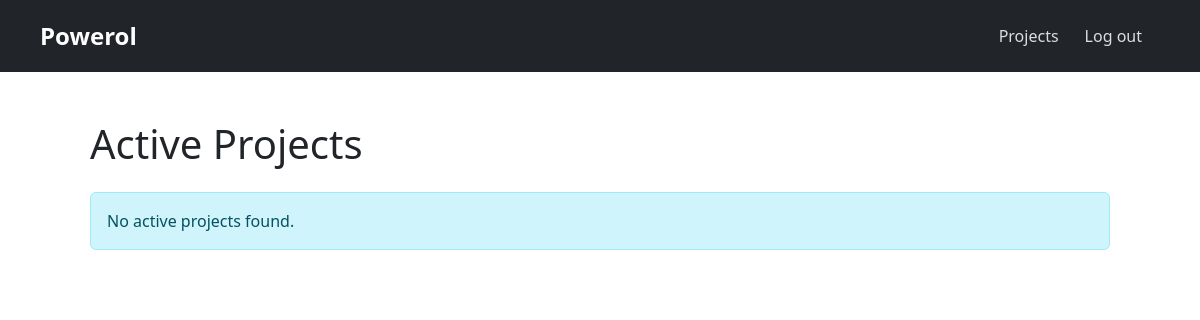
Before: /active_projects.php (signed in) with the older database file.
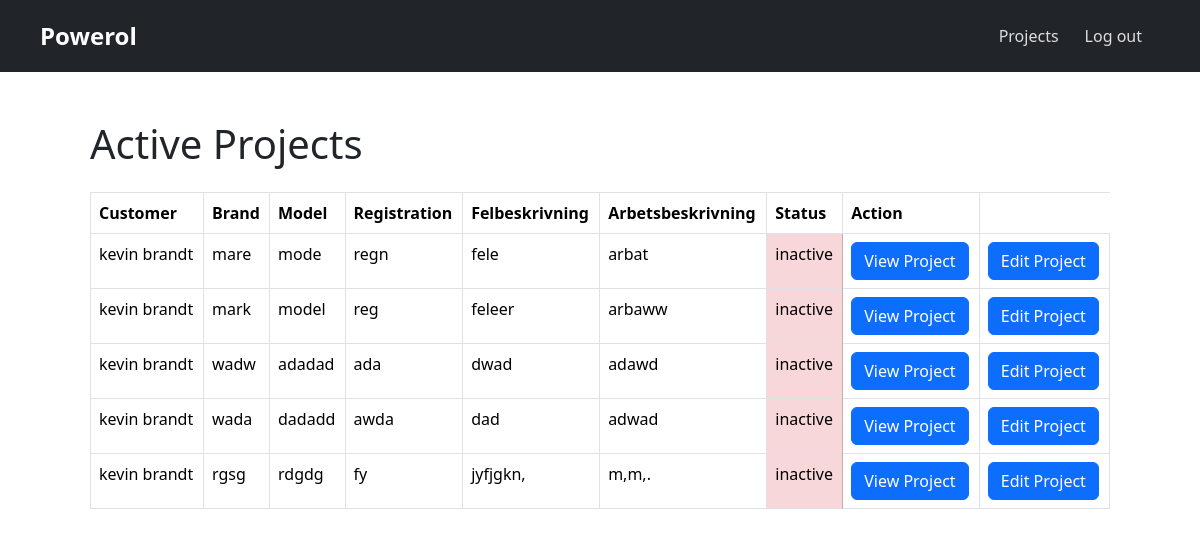
After: the same page with the newer database file.
### tables this page shows
CREATE TABLE `table_projekt` (
  `id_projekt` int(11) NOT NULL,
  `pt_felbeskrivning` varchar(520) NOT NULL,
  `pt_arbetsbeskrivning` varchar(520) NOT NULL,
  `pt_status_fk` int(11) NOT NULL,
  `customer_fk` int(11) DEFAULT NULL,
  `created_by_user_fk` int(11) NOT NULL,
  `car_brand` varchar(255) NOT NULL,
  `car_model` varchar(255) NOT NULL,
  `car_reg` varchar(255) NOT NULL
);

CREATE TABLE `table_status` (
  `id_status` int(11) NOT NULL,
  `status_name` varchar(50) NOT NULL
);

### active_projects.php (the view, shortened to what this page needs)
<?php
include_once 'includes/header.php';
?>
<!DOCTYPE html>
<html lang="en">
<head>
</head>
<body>
<div class="container mt-4">
    <div class="container mt-4">
<div class="container mt-4">
    <div class="container mt-4">
<?php
echo "<div class='container mt-5'>";
echo "<h1 class='mb-4'>Active Projects</h1>";
$stmt = $pdo->query("
    SELECT
        p.id_projekt,
        CONCAT(c.cust_fname, ' ', c.cust_lname) AS customer_name,
        p.pt_felbeskrivning,
        p.pt_arbetsbeskrivning,
        p.car_brand,
        p.car_model,
        p.car_reg,
        s.status_name,
        p.pt_status_fk
    FROM table_projekt p
    JOIN table_customer c ON p.customer_fk = c.id_cust
    JOIN table_status s ON p.pt_status_fk = s.id_status
    WHERE p.pt_status_fk = 1 OR p.pt_status_fk = 2
");
if ($stmt->rowCount() > 0) {
    echo "<table class='table table-bordered table-hover'>
            <thead class='thead-dark'>
                <tr>
                    <th>Customer</th>
                    <th>Brand</th>
                    <th>Model</th>
                    <th>Registration</th>
                    <th>Felbeskrivning</th>
                    <th>Arbetsbeskrivning</th>
                    <th>Status</th>
                    <th>Action</th>
                </tr>
            </thead>
            <tbody>";
    foreach ($stmt as $row) {
        $status_color_class = ($row['pt_status_fk'] == 1) ? 'table-success' : 'table-danger';
        $felbeskrivning = strlen($row['pt_felbeskrivning']) > 100
            ? substr($row['pt_felbeskrivning'], 0, 100) . '...'
            : $row['pt_felbeskrivning'];
        $arbetsbeskrivning = strlen($row['pt_arbetsbeskrivning']) > 100
            ? substr($row['pt_arbetsbeskrivning'], 0, 100) . '...'
            : $row['pt_arbetsbeskrivning'];
        echo "<tr>
                <td>" . $row['customer_name'] . "</td>
                <td>" . $row['car_brand'] . "</td>
                <td>" . $row['car_model'] . "</td>
                <td>" . $row['car_reg'] . "</td>
                <td>" . $felbeskrivning . "</td>
                <td>" . $arbetsbeskrivning . "</td>
                <td class='$status_color_class'>" . $row['status_name'] . "</td>
                <td>
                    <a href='single-project.php?id=" . $row['id_projekt'] . "' class='btn btn-primary'>View Project</a>
                </td>
                <td>
                    <a href='edit-single-project.php?id=" . $row['id_projekt'] . "' class='btn btn-primary'>Edit Project</a>
                </td>
              </tr>";
    }
    echo "</tbody></table>";
} else {
    echo "<div class='alert alert-info' role='alert'>No active projects found.</div>";
}
echo "</div>";
?>
</body>
</html>

### includes/header.php (shortened to what this page needs)
 <?php
$menuLinks = array(
  array(
    "title" => "Projects",
    "url" => "project.php"
  )
);
?>
<!DOCTYPE html>
<html>
<head>
<link href="https://cdn.jsdelivr.net/npm/bootstrap@5.3.3/dist/css/bootstrap.min.css" rel="stylesheet">
<link rel="stylesheet" href="assets/css/style.css">
</head>
<body>
<header class="container-fluid bg-dark">
    <nav class="navbar navbar-expand-lg navbar-dark bg-dark">
        <div class="container-fluid">
            <a class="navbar-brand" href="project.php">Powerol</a>
            <div class="collapse navbar-collapse justify-content-end" id="navbarNav">
                <ul class="navbar-nav">
                    <?php
                    if(isset($_SESSION['user_id'])){
                        foreach($menuLinks as $menuItem){
                            $activeClass = ($_SERVER['PHP_SELF'] === '/' . $menuItem['url']) ? 'active' : '';
                            echo "<li class='nav-item'>
                                <a class='nav-link $activeClass' href='{$menuItem['url']}'>{$menuItem['title']}</a>
                            </li>";
                        }
                    }
                    if(isset($_SESSION['user_id'])){
                        echo "<li class='nav-item'>
                            <a class='nav-link' href='?logout=1'>Log out</a>
                        </li>";
                    }
                    ?>
                </ul>
            </div>
        </div>
    </nav>
</header>
</body>
</html>

### assets/css/style.css (style rules this page uses)
.navbar-brand { font-weight: bold; font-size: 1.5rem; color: #fff !important; }
.navbar-nav .nav-item .nav-link { margin-right: 10px; color: #ddd; font-size: 1rem; transition: color 0.3s, background-color 0.3s; }
.navbar { padding: 0.8rem 1rem; }

Changed rows visible on the page:
added table_projekt: customer_name "kevin brandt", car_brand "mare", car_model "mode", car_reg "regn", pt_felbeskrivning "fele", pt_arbetsbeskrivning "arbat", pt_status_fk.status_name "inactive"
added table_projekt: customer_name "kevin brandt", car_brand "mark", car_model "model", car_reg "reg", pt_felbeskrivning "feleer", pt_arbetsbeskrivning "arbaww", pt_status_fk.status_name "inactive"
added table_projekt: customer_name "kevin brandt", car_brand "wadw", car_model "adadad", car_reg "ada", pt_felbeskrivning "dwad", pt_arbetsbeskrivning "adawd", pt_status_fk.status_name "inactive"
added table_projekt: customer_name "kevin brandt", car_brand "wada", car_model "dadadd", car_reg "awda", pt_felbeskrivning "dad", pt_arbetsbeskrivning "adwad", pt_status_fk.status_name "inactive"
added table_projekt: customer_name "kevin brandt", car_brand "rgsg", car_model "rdgdg", car_reg "fy", pt_felbeskrivning "jyfjgkn,", pt_arbetsbeskrivning "m,m,.", pt_status_fk.status_name "inactive"
Other visible differences:
text no longer shown: "No active projects found."
text now shown: "Customer Brand Model Registration Felbeskrivning Arbetsbeskrivning Status Action"
